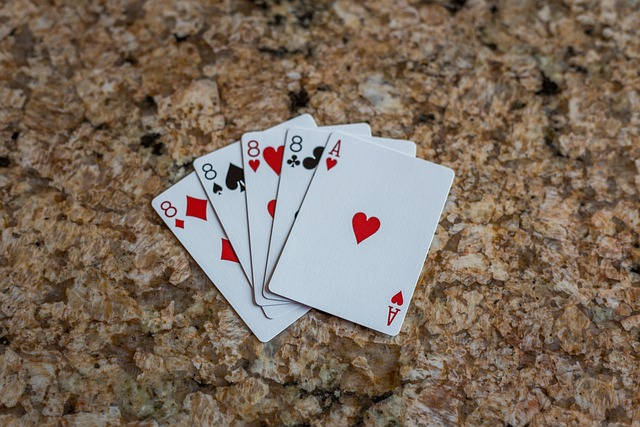
#> input picture pythonProject/Resources/img/cards.jpg, 640 x 427 px
$ python imageCrop.py
#> lines starting #> are read from the running program, lines starting #| are printed output that depends on the picture
import cv2

img = cv2.imread("../Resources/img/cards.jpg")
#> img is the input picture: shape (427, 640, 3); mean B, G, R 93.4, 107.9, 123.8
# se imprime el tamaño, donde (y,x,numeroCanales)
print(img.shape)
#| (427, 640, 3)

#se define el ancho y alto que tendra, primero se define el ancho luego el alto
imgResize=cv2.resize(img,(200,400))
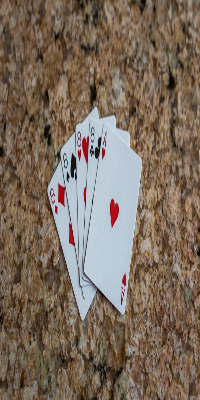
#> imgResize: shape (400, 200, 3); mean B, G, R 93.3, 107.8, 123.7
print(imgResize.shape)
#| (400, 200, 3)

#recortar imagen
#primero la altura y luego el ancho
# se definen los rangos que quedaran
#Y,X
imgCropped=img[128:338,266:456]
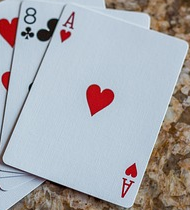
#> imgCropped: shape (210, 190, 3); mean B, G, R 174.9, 169.7, 168.4

cv2.imshow("Original", img)
cv2.imshow("Resized", imgResize)
cv2.imshow("Cropped", imgCropped)
#print(imgCropped.shape)
cv2.waitKey(0)

$ run again, with pythonProject/Resources/img/woman.jpg copied over pythonProject/Resources/img/cards.jpg
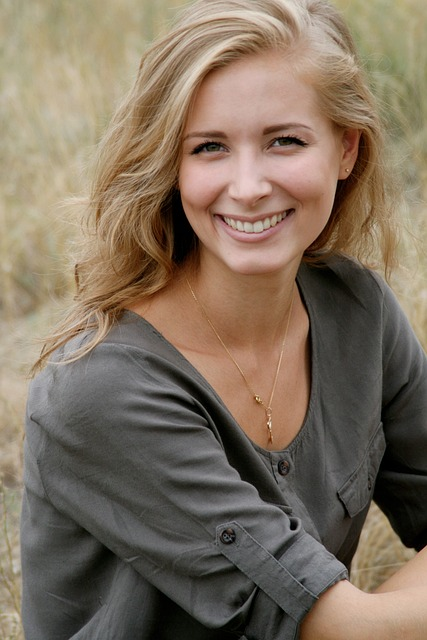
#> input picture pythonProject/Resources/img/woman.jpg, 427 x 640 px
#> img is the input picture: shape (640, 427, 3); mean B, G, R 95.5, 112.8, 128.2
#| (640, 427, 3)
#> `imgResize=cv2.resize(img,(200,400))`:
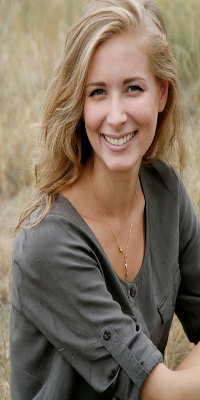
#> imgResize: shape (400, 200, 3); mean B, G, R 95.4, 112.7, 128.1
#| (400, 200, 3)
#> `imgCropped=img[128:338,266:456]`:
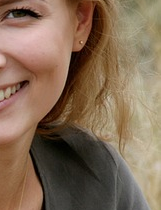
#> imgCropped: shape (210, 161, 3); mean B, G, R 86, 107.5, 131.4
